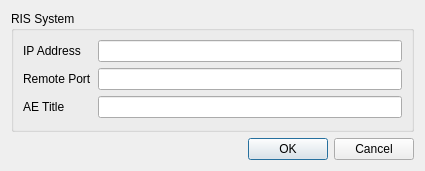
<?xml version="1.0" encoding="UTF-8"?>
<ui version="4.0">
 <class>WorklistServerSettingsDialog</class>
 <widget class="QDialog" name="WorklistServerSettingsDialog">
  <property name="geometry">
   <rect>
    <x>0</x>
    <y>0</y>
    <width>425</width>
    <height>171</height>
   </rect>
  </property>
  <property name="windowTitle">
   <string>RIS Server</string>
  </property>
  <layout class="QVBoxLayout" name="verticalLayout">
   <item>
    <widget class="QGroupBox" name="groupBox">
     <property name="title">
      <string>RIS System</string>
     </property>
     <layout class="QFormLayout" name="formLayout">
      <item row="0" column="0">
       <widget class="QLabel" name="ipAddressLbl">
        <property name="text">
         <string>IP Address</string>
        </property>
       </widget>
      </item>
      <item row="0" column="1">
       <widget class="QLineEdit" name="ipAddresslineEdit"/>
      </item>
      <item row="1" column="0">
       <widget class="QLabel" name="portLbl">
        <property name="text">
         <string>Remote Port</string>
        </property>
       </widget>
      </item>
      <item row="1" column="1">
       <widget class="QLineEdit" name="portLineEdit"/>
      </item>
      <item row="2" column="0">
       <widget class="QLabel" name="AETitleLbl">
        <property name="text">
         <string>AE Title</string>
        </property>
       </widget>
      </item>
      <item row="2" column="1">
       <widget class="QLineEdit" name="AETitleLineEdit"/>
      </item>
     </layout>
    </widget>
   </item>
   <item>
    <widget class="QDialogButtonBox" name="buttonBox">
     <property name="standardButtons">
      <set>QDialogButtonBox::Cancel|QDialogButtonBox::Ok</set>
     </property>
    </widget>
   </item>
  </layout>
 </widget>
 <resources/>
 <connections/>
</ui>
